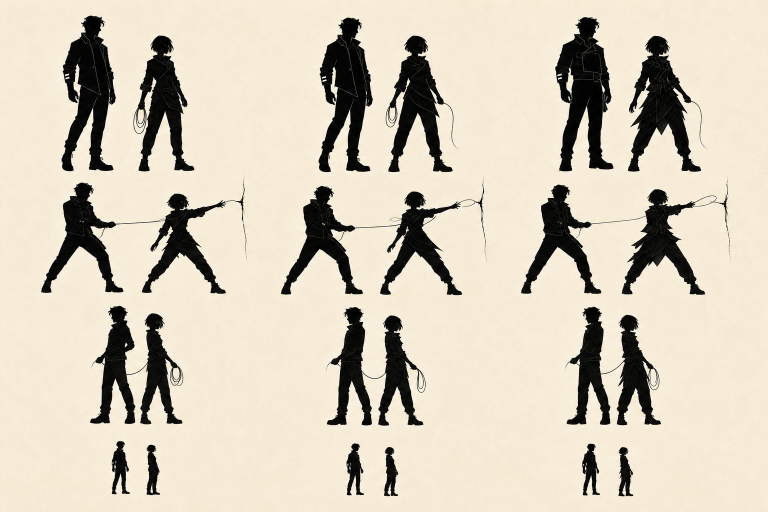
#> input picture src/assets/characters/concepts/v01/CHAR_BUTCH_MARA_PAIR_TEST_v01.png, 1536 x 1024 px (shown at 1/2 size)
$ python -i sprites.py   (imports and definitions only)
#> lines starting #> are read from the running program, lines starting #| are printed output that depends on the picture; after the words box and inside, x2 and y2 are one past the last pixel; in counts of white or black regions, pixels touching at a corner belong together
#!/usr/bin/env python3
"""Cut George's painted Chapter 1 characters and props into runtime sprites.

    python3 -I scripts/ch1-art/sprites.py                 # regenerate everything
    python3 -I scripts/ch1-art/sprites.py --preview DIR   # also write QA strips

Sources: /home/claude/art-src/ch1/C-*.png (1536x1024, flat grey ground; read
only, never edited). Override with --src or NIGHTFALL_CH1_ART.

Outputs (all regenerated from scratch on every run; stale sprites removed):
  public/assets/ch1-painted/sprites/<character>/<frame>.webp   WebP + alpha
  public/assets/ch1-painted/sprites/<character>/<frame>@2.webp and @4: 1/2 and 1/4 size copies
  public/assets/ch1-painted/sprites/atlas.json                 the atlas
  public/assets/ch1-painted/sprites/ASSET_MANIFEST.md          provenance
  src/chapters/nightService/spriteAtlas.js                     the same atlas
                                                               as an ES module
                                                               (the rigs import it)

Per frame the pipeline:
  1. keys the grey ground out of the whole sheet with a soft matte: a hard
     core (colour distance from the grey > T_HI), small enclosed grey pockets
     filled back in, then a BAND-px soft edge whose alpha is the projection of
     (pixel - grey) onto (nearest interior colour - grey). The edge colour is
     solved back out of the grey (decontaminated), so there is no grey halo.
     The figures' own soft floor shadows are thin grey darkening below the
     soles: they never reach the core and the band only fades outwards, so
     they stay out.
  2. keeps the figure's own connected pieces inside its search box (a
     neighbour's elbow or a second person's hand never comes along) and
     applies the frame's edits (erase / keep polygons, clone patches,
     overlays of another piece of the same sheet);
  3. measures its box, its floor line (the lowest paint; for a walk frame
     its planted foot) and its pivot x (the torso's centre by default);
  4. scales it so every frame of a character shares one figure scale: an
     upright frame to `height` x the character's standing height, a seated or
     reaching frame by its sheet's own standing figure (`ref`), so a sitting
     Butch is exactly as big as a standing one;
  5. writes the frame with a small padding, pivot = feet at the bottom
     centre of the figure, plus anchors (lantern glow, hand, ticket, case...)
     in frame pixels.
Then each walk cycle is solved (solve_cycle): the stride and per-frame
timing and pivot shifts that keep the planted feet planted, given that the
painted frames are not evenly spaced in time. The rig plays the result by
distance walked.

When George replaces a sheet: if the figures keep their places, just re-run.
If they move, update the frame's search `box` (and any edit polygons and
anchors, which are in sheet pixels), re-run with --preview and look at the
strips; for a new walk sheet also re-check each frame's `plant` tags.
"""

import argparse
import hashlib
import json
import os
import sys
from pathlib import Path

import numpy as np
from PIL import Image
from scipy import ndimage as ndi

ROOT = Path(__file__).resolve().parents[2]
OUT_DIR = ROOT / 'public/assets/ch1-painted/sprites'
ATLAS_JS = ROOT / 'src/chapters/nightService/spriteAtlas.js'
URL_BASE = '/assets/ch1-painted/sprites'
WEBP_QUALITY = 88
PAD = 6

T_HI = 40.0   # colour distance from the ground that is surely paint
BAND = 2.5    # soft edge half-width (source px)
HOLE = 90     # enclosed grey pockets smaller than this (px) are paint

SHEETS = {
    'butch1': 'C-butch-poses.png',
    'butch2': 'C-butch-poses-2.png',
    'conductor': 'C-conductor.png',
    'mara': 'C-mara.png',
    'train': 'C-train.png',
    'props': 'C-props.png',
    # batch 2 (round 8): the even walk, and the walk carrying the orchard case
    'walk2': 'C-butch-walk.png',
    'carry2': 'C-butch-carry.png',
}

# Sheets painted in a later batch are graded to the first sheet's Butch: his
# coat's light (median, spread) and its colour (chroma) are matched to the
# standing frame's, highlights above `protect` (the lit lantern, the paper
# tag) are left as painted. The walk sheet came out lighter and greyer, the
# carry sheet bluer and a touch more contrasty.
GRADES = {
    'walk2': {'ref': ('butch1', (24, 500, 164, 950)), 'protect': (120, 190)},
    'carry2': {'ref': ('butch1', (24, 500, 164, 950)), 'protect': (120, 190)},
}

# ---------------------------------------------------------------------------
# Characters. `height`: the standing figure's height in output px (cap to
# soles); `rigHeight`: the rig's height in tile px at scale 1 (actorRig.js),
# so one output px is rigHeight/height tile px. `flip`: the sheet faces left,
# the runtime frames all face right (facing = +1).
CHARACTERS = {
    'butch': {'height': 448, 'rigHeight': 70},
    'conductor': {'height': 480, 'rigHeight': 110, 'flip': True},
    'mara': {'height': 440, 'rigHeight': 66},
}

# Each sheet's own standing figure (search box, x0 y0 x1 y1): the scale that
# seated and reaching frames on that sheet are drawn at.
REFS = {
    'butch1': (24, 500, 164, 950),
    'butch2': (110, 0, 262, 480),
    'conductor': (405, 110, 702, 890),
}


def frame(char, name, sheet, box, **opts):
    return {'char': char, 'name': name, 'sheet': sheet, 'box': box, **opts}


# The walking figure stoops and dips: 93.5% of standing height, measured on
# the batch-2 walk with its cap the size of the standing frame's cap.
WALK_H = 0.935
CARRY_H = 0.94

# Walk frames name the feet that are planted (on the floor, holding still)
# so the cycle can be solved for no skating (see solve_cycle):
#   (group, end, foot, weight): group 'front' / 'back' / 'only' (the feet in
#   the lowest rows, by x; 'only' is the lowest), end 'heel' / 'toe', foot
#   'A' / 'B' ('B-' is foot B still planted from the previous lap).
# Batch 2's walk (C-butch-walk.png), 8 frames: contact, down, passing, up;
# then the other foot. Frames 5 and 6 overlap on the sheet: each has the
# other's boot painted out.
BUTCH_WALK = [
    ((18, 320, 234, 720), [('front', 'heel', 'A', 1.0), ('back', 'toe', 'B-', 0.6)], []),
    ((233, 320, 416, 720), [('front', 'heel', 'A', 1.0), ('back', 'toe', 'B-', 0.4)], []),
    ((413, 320, 566, 720), [('only', 'toe', 'A', 1.0)], []),
    ((585, 320, 765, 720), [('only', 'toe', 'A', 1.0)], []),
    ((760, 320, 990, 720), [('front', 'heel', 'B', 1.0), ('back', 'toe', 'A', 0.6)],
     [('erase', [(966, 600), (995, 600), (995, 722), (990, 722), (986, 688), (985, 666), (966, 663)])]),
    ((962, 320, 1157, 720), [('front', 'heel', 'B', 1.0)],
     [('erase', [(955, 664), (986, 664), (987, 692), (955, 702)])]),
    ((1152, 320, 1298, 720), [('only', 'toe', 'B', 1.0)], []),
    ((1330, 320, 1518, 720), [('only', 'toe', 'B', 1.0)], []),
]
# Batch 2's walk with the orchard case (C-butch-carry.png), 6 frames, three a
# step: contact, loading (the back heel up), passing.
BUTCH_CARRY = [
    ((16, 235, 326, 780), [('front', 'heel', 'A', 1.0), ('back', 'toe', 'B-', 0.6)]),
    ((290, 235, 548, 780), [('only', 'toe', 'A', 1.0)]),
    ((538, 235, 776, 780), [('only', 'toe', 'A', 1.0)]),
    ((754, 235, 1077, 780), [('front', 'heel', 'B', 1.0), ('back', 'toe', 'A', 0.6)]),
    ((1044, 235, 1306, 780), [('only', 'toe', 'B', 1.0)]),
    ((1290, 235, 1528, 780), [('only', 'toe', 'B', 1.0)]),
]
# Mara's six walk frames are one step (the coat hides which leg leads), in
# step order: landing, loading, mid-stance, toe-off swing, then the next
# foot reaching forward. Sheet positions: top row 4, bottom 1, top 1,
# bottom 2, top 2, top 3.
MARA_WALK = [
    ((1180, 0, 1510, 492), [('front', 'heel', 'A', 0.5), ('back', 'toe', 'A-', 1.0)]),
    ((56, 494, 330, 995), [('front', 'heel', 'A', 1.0), ('back', 'toe', 'A-', 0.4)]),
    ((100, 0, 330, 492), [('front', 'heel', 'A', 1.0)]),
    ((432, 494, 690, 995), [('front', 'heel', 'A', 1.0)]),
    ((430, 0, 710, 492), [('back', 'toe', 'A', 1.0)]),
    ((776, 0, 1116, 492), [('back', 'toe', 'A', 1.0)]),
]

# Butch's lantern below his fist in the standing frame (C-butch-poses.png),
# lifted off his coat by its warm brass and glass.
BUTCH_LANTERN = [(63, 757), (105, 757), (105, 837), (63, 837)]


def WARM_PAINT(rgb):
    y = rgb.mean(-1)
    return (rgb[..., 0] - rgb[..., 2] > 14) | (y > 120)


# The Conductor's lit lantern, cut from his lantern-up frame below his
# fingers (not his sleeve): hung from his free hand where a frame has none.
CONDUCTOR_LANTERN = [(1116, 179), (1186, 179), (1186, 236), (1197, 236), (1197, 314), (1116, 314)]

FRAMES = [
    *[frame('butch', f'walk-{i + 1}', 'walk2', box, scale=('height', WALK_H), plant=plant, baseline='plant', lantern=True,
            edits=edits)
      for i, (box, plant, edits) in enumerate(BUTCH_WALK)],
    # (pivoted on the hips: his arms and the case move in the chest band)
    *[frame('butch', f'carry-{i + 1}', 'carry2', box, scale=('height', CARRY_H), plant=plant, baseline='plant', lantern=True,
            caseAnchor=True, pivot=('torso', (0.45, 0.62)))
      for i, (box, plant) in enumerate(BUTCH_CARRY)],
    # --- Butch: standing and actions
    frame('butch', 'stand', 'butch1', (24, 500, 164, 950), scale=('height', 1.0), lantern=True),
    frame('butch', 'stand-large', 'butch2', (110, 0, 262, 480), scale=('height', 1.0), lantern=True),
    # asleep at a desk on a stool, and sitting up on the stool: pivot on the
    # stool, so the stool stays put when he wakes
    frame('butch', 'sleep', 'butch2', (430, 150, 750, 472), scale=('ref', 'butch2'), pivot=('src', 510), lantern=True),
    # the desk and its lantern alone, cut from the sleep frame (same pivot):
    # drawn over the sitting frame when he has sat up at it, so the desk does
    # not leave with the sleep frame
    frame('butch', 'desk', 'butch2', (430, 150, 750, 472), scale=('ref', 'butch2'), pivot=('src', 510), lantern=True,
          baseline=463, overlay=True,
          edits=[('keep', [
              [(588, 249), (744, 249), (744, 263), (588, 263)],     # the top
              [(596, 262), (732, 262), (732, 313), (596, 313)],     # the apron
              [(591, 262), (613, 262), (613, 441), (591, 441)],     # the near leg (his boot hides its foot)
              [(706, 262), (732, 262), (732, 463), (706, 463)],     # the far end's leg
              [(667, 156), (724, 156), (724, 252), (667, 252)],     # the lantern
          ], lambda rgb: rgb[..., 2] > rgb[..., 0] + 4)]),
    frame('butch', 'sit', 'butch2', (840, 70, 1066, 470), scale=('ref', 'butch2'), pivot=('src', 905)),
    # the same, the stool painted out: for a chair the plate already has
    frame('butch', 'sit-chair', 'butch2', (840, 70, 1066, 470), scale=('ref', 'butch2'), pivot=('src', 905),
          edits=[('erase-unless', [(842, 296), (917, 296), (917, 383), (970, 389), (972, 472), (842, 472)],
                  lambda rgb: rgb[..., 2] > rgb[..., 0] + 4, 2)]),
    frame('butch', 'lantern', 'butch2', (1196, 0, 1450, 478), scale=('ref', 'butch2'), lantern=True),
    frame('butch', 'reach', 'butch2', (144, 470, 466, 972), scale=('ref', 'butch2'), anchors={'hand': (430, 492)}),
    frame('butch', 'receive', 'butch2', (624, 490, 910, 972), scale=('ref', 'butch2'), lantern=True,
          anchors={'hand': (872, 645)}),
    # standing with the case; round 8: his lantern (lifted from the standing
    # frame, same sheet) hangs from the hand under the case, as in the
    # carry walk, so it does not vanish when he stops
    frame('butch', 'carry', 'butch1', (1352, 540, 1528, 950), scale=('height', 0.975), anchors={'case': (1468, 695)},
          lantern=True, edits=[('overlay', BUTCH_LANTERN, (1432, 742), WARM_PAINT, 2)]),
    # holding a ticket out: the other person's hand that gives it is painted out
    frame('butch', 'ticket', 'butch1', (1136, 550, 1340, 950), scale=('height', 0.99), lantern=True,
          edits=[('erase', [(1290.5, 640), (1345, 640), (1345, 720), (1290.5, 720)])],
          anchors={'ticket': (1282, 680), 'hand': (1272, 690)}),
    # --- the Conductor (the sheet faces left; frames are flipped to face right)
    frame('conductor', 'lantern', 'conductor', (1118, 110, 1520, 890), scale=('ref', 'conductor'), lantern=True),
    frame('conductor', 'offer', 'conductor', (14, 110, 400, 890), scale=('ref', 'conductor'), lantern=True,
          edits=[('overlay', CONDUCTOR_LANTERN, (220, 556))],
          anchors={'punch': (42, 318), 'hand': (70, 335)}),
    # the punch handed over: the same arm, empty
    frame('conductor', 'offer-empty', 'conductor', (14, 110, 400, 890), scale=('ref', 'conductor'),
          lantern=True,
          edits=[('erase', [(10, 290), (71, 290), (71, 319), (60, 322), (52, 331), (46, 346), (10, 346)]),
                 ('overlay', CONDUCTOR_LANTERN, (220, 556))],
          anchors={'hand': (70, 335)}),
    frame('conductor', 'stand', 'conductor', (405, 110, 702, 890), scale=('height', 1.0), anchors={'punch': (551, 585)}),
    # standing, the punch painted out of his hand (coat cloned over it)
    frame('conductor', 'stand-empty', 'conductor', (405, 110, 702, 890), scale=('height', 1.0),
          lantern=True,
          edits=[('clone', (572, 577, 32, 48), (534, 574)), ('clone', (505, 538, 24, 40), (537, 538)),
                 ('overlay', CONDUCTOR_LANTERN, (522, 566))]),
    frame('conductor', 'walk', 'conductor', (700, 110, 1122, 890), scale=('ref', 'conductor')),
    # --- Mara (never her face: side and back views only)
    *[frame('mara', f'walk-{i + 1}', 'mara', box, scale=('height', 1.0), plant=plant, baseline='plant')
      for i, (box, plant) in enumerate(MARA_WALK)],
    frame('mara', 'back', 'mara', (850, 494, 1050, 995), scale=('height', 1.0)),
    frame('mara', 'turn', 'mara', (1240, 494, 1440, 995), scale=('height', 1.0)),
]

# Walk cycles: frames in order, and how many steps one pass of them covers.
CYCLES = {
    'butch': {
        'walk': {'frames': [f'walk-{i + 1}' for i in range(8)], 'steps': 2},
        'carry': {'frames': [f'carry-{i + 1}' for i in range(6)], 'steps': 2},
    },
    'mara': {'walk': {'frames': [f'walk-{i + 1}' for i in range(6)], 'steps': 1}},
}
# Trade-off when the painted frames are unevenly spaced in time: weight of
# a torso surge against a planted foot sliding (see solve_cycle).
SURGE_WEIGHT = 1.0
# Within a held frame the image is held back by this share of the distance
# walked (the rig applies the same): a planted foot slides less, the torso
# moves in small surges instead. 0 = a plain glide.
WALK_LOCK = 0.5
# Pull towards even frame windows: a frame held long glides in one pose.
EVEN_WEIGHT = 0.3

# The night carriage (rig 'train'): `length` output px wide; the rig keeps its
# 150 tile px length (act3.js TRAIN_LENGTH), wheels on the rail.
TRAIN = {'length': 960, 'rigLength': 150, 'frames': {
    'dark': (10, 50, 1526, 470),
    'lit': (10, 536, 1526, 952),
}}

# Separate prop sprites (C-props.png), native size capped at `max` px.
PROPS = {
    'key': {'box': (50, 150, 552, 370), 'max': 384},
    'tag': {'box': (590, 50, 950, 476), 'max': 384},
    'punch': {'box': (1010, 84, 1516, 420), 'max': 384},
    'case': {'box': (16, 496, 640, 938), 'max': 512},
    'letter': {'box': (640, 560, 1144, 936), 'max': 384},
    'ember': {'box': (1190, 628, 1516, 872), 'max': 256},
}


# ---------------------------------------------------------------------------
# matting

_SHEET_CACHE = {}


def ground_colour(a):
    border = np.concatenate([a[:6].reshape(-1, 3), a[-6:].reshape(-1, 3), a[:, :6].reshape(-1, 3), a[:, -6:].reshape(-1, 3)])
    return np.median(border, axis=0)


def matte(path):
    """RGBA float32 (straight alpha 0..1 in channel 3) with the grey keyed out."""
    a = np.asarray(Image.open(path).convert('RGB')).astype(np.float32)
    B = ground_colour(a)
#> B = [246, 235, 214]
    diff = a - B
    d = np.sqrt((diff ** 2).sum(2))
    core = ndi.binary_opening(d > T_HI, iterations=1) | (d > 70)
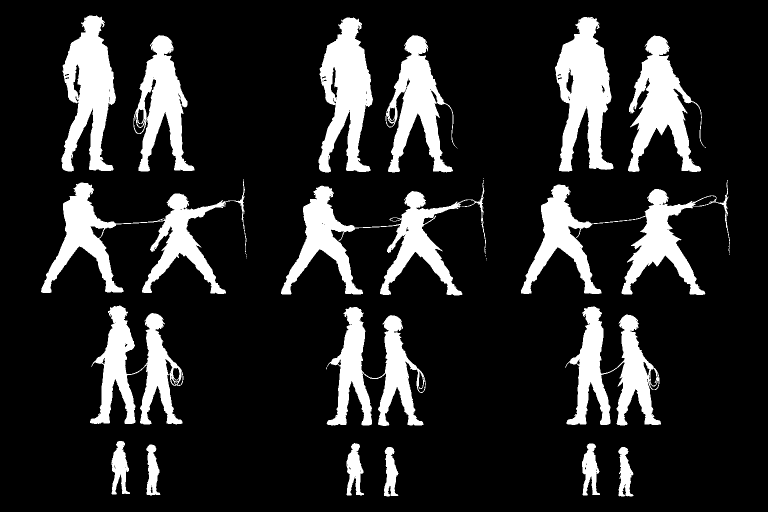
#> core: shape (1024, 1536) bool (shown at 1/2 size); 16% white; 31 white regions (13 under 20 px), largest, box (x1, y1, x2, y2) and area: (1042, 360, 1460, 590) 25291, (562, 360, 972, 591) 24039, (82, 358, 493, 588) 23842
    lab, n = ndi.label(core)
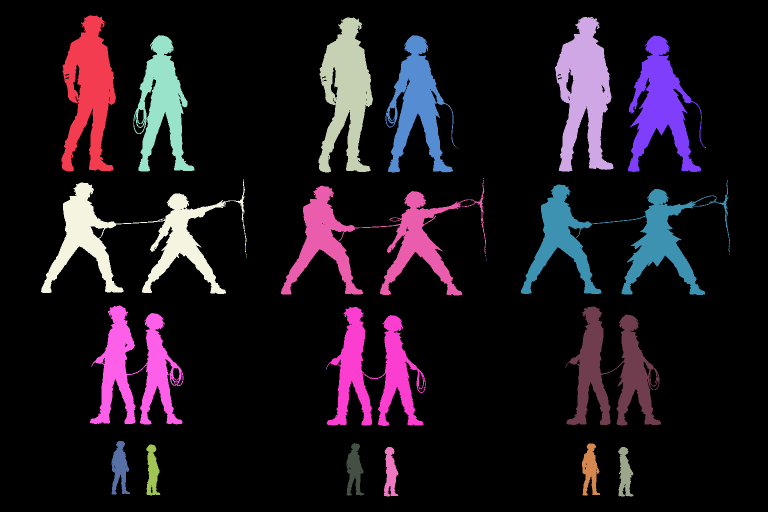
#> lab: shape (1024, 1536) int32 (shown at 1/2 size); 51 distinct labels, from 0 to 50; one colour per label, 0 black
#> n = 50
    if n:
        sizes = ndi.sum(core, lab, range(1, n + 1))
#> sizes = 50 values, max 25291 at index 20, min 1 at index 7, mean 5021.7
        keep = np.zeros(n + 1, bool)
        keep[1:] = sizes >= 30
        core = keep[lab]
#> core: shape (1024, 1536) bool; 16% white; 18 white regions, largest, box (x1, y1, x2, y2) and area: (1042, 360, 1460, 590) 25291, (562, 360, 972, 591) 24036, (82, 358, 493, 588) 23841
    holes = ndi.binary_fill_holes(core) & ~core
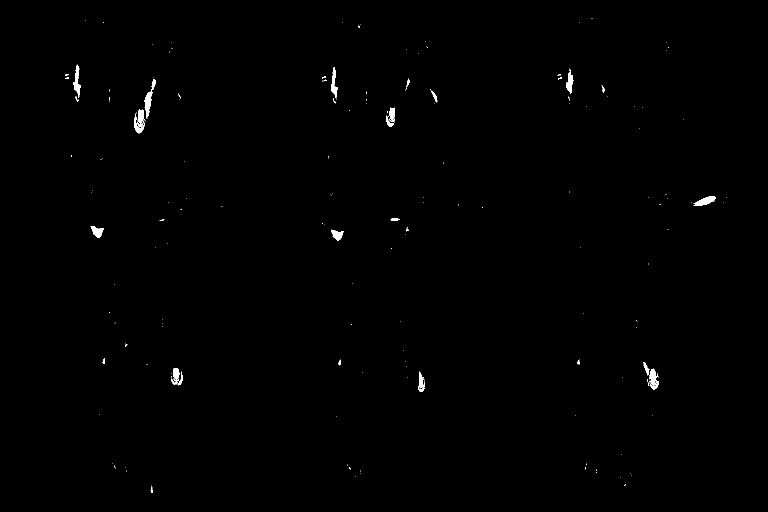
#> holes: shape (1024, 1536) bool (shown at 1/2 size); 0.38% white; 190 white regions (158 under 20 px), largest, box (x1, y1, x2, y2) and area: (289, 158, 312, 237) 577, (1387, 392, 1432, 412) 461, (147, 129, 162, 196) 427
    hl, hn = ndi.label(holes)
#> hl: shape (1024, 1536) int32; 225 distinct labels, from 0 to 224
#> hn = 224
    solid = core.copy()
    if hn:
        hs = ndi.sum(holes, hl, range(1, hn + 1))
#> hs = 224 values, max 577 at index 35, min 1 at index 1, mean 26.81
        small = np.zeros(hn + 1, bool)
        small[1:] = hs < HOLE
        solid |= small[hl]
#> solid: shape (1024, 1536) bool; 16% white; 18 white regions, largest, box (x1, y1, x2, y2) and area: (1042, 360, 1460, 590) 25311, (562, 360, 972, 591) 24150, (82, 358, 493, 588) 23869
    din = ndi.distance_transform_edt(solid)
    dout = ndi.distance_transform_edt(~solid)
    interior = din > BAND
#> interior: shape (1024, 1536) bool; 12.9% white; 44 white regions (15 under 20 px), largest, box (x1, y1, x2, y2) and area: (1112, 36, 1225, 341) 18269, (125, 33, 230, 341) 16742, (639, 37, 744, 343) 16720
    _, (iy, ix) = ndi.distance_transform_edt(~interior, return_indices=True)
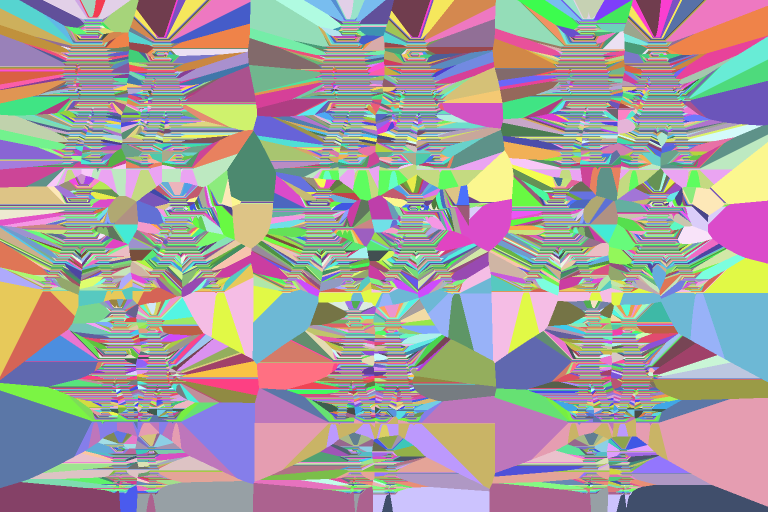
#> iy: shape (1024, 1536) int32 (shown at 1/2 size); 876 distinct labels, from 33 to 990; one colour per label, 0 black
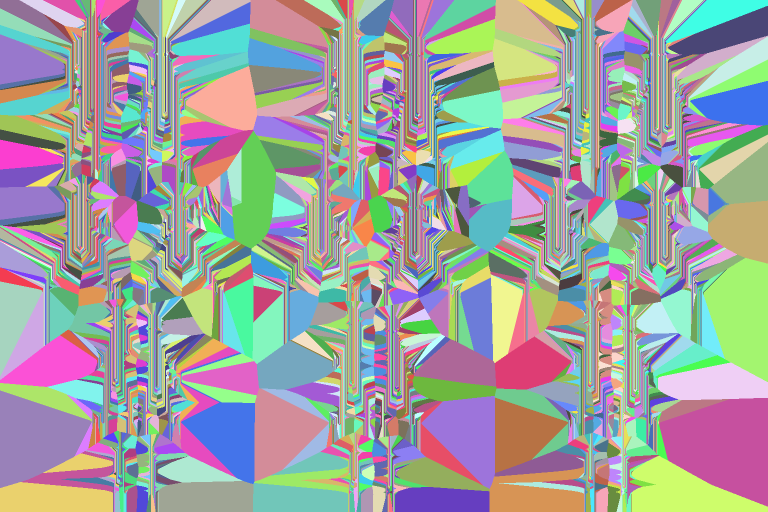
#> ix: shape (1024, 1536) int32 (shown at 1/2 size); 1073 distinct labels, from 84 to 1451; one colour per label, 0 black
    F = a[iy, ix]
    FB = F - B
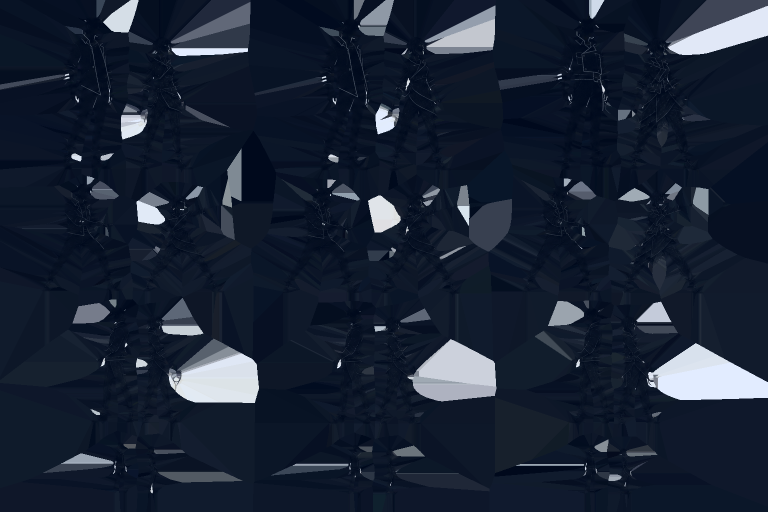
#> FB: shape (1024, 1536, 3) float32 (shown at 1/2 size); mean R, G, B -214.9, -206, -185.2; drawn with min black and max white
    den = (FB ** 2).sum(2)
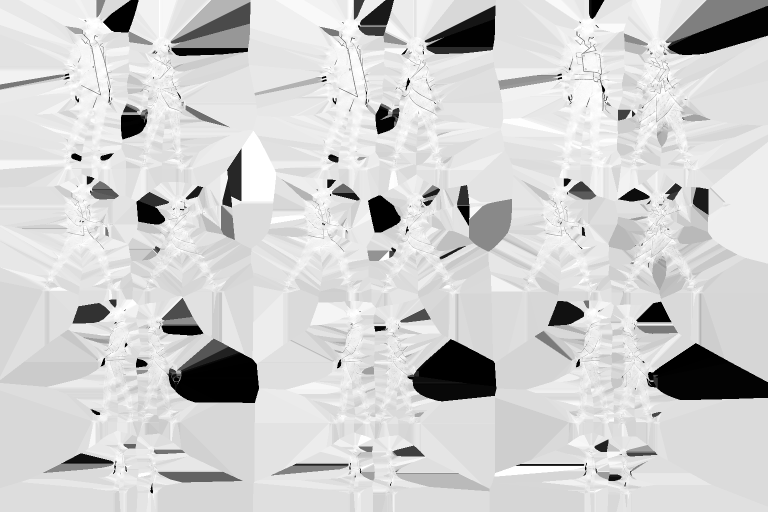
#> den: shape (1024, 1536) float32 (shown at 1/2 size); min 2, max 161537, mean 131585.9; drawn with min black and max white
    proj = np.clip((diff * FB).sum(2) / np.maximum(den, 1.0), 0, 1)
    weak = den < 30.0 ** 2
#> weak: shape (1024, 1536) bool; 2.1% white; 103 white regions (77 under 20 px), largest, box (x1, y1, x2, y2) and area: (351, 722, 518, 806) 9374, (838, 679, 992, 773) 8979, (1296, 686, 1461, 753) 4657
#> (the rest of the program and of its run is left out)
